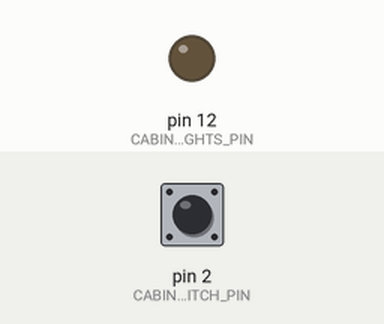
This sketch was run on a simulated Arduino Uno, built with avr-gcc and run on an emulated ATmega328P. Shown: output pins drawn as LEDs (lit = HIGH). The inputs (shaded band) are chosen by the test bench; at power-on: pin 2 (CABIN_LIGHTS_SWITCH_PIN) LOW.

Above: at 1.2 s.
1.3 s: pin 2 (CABIN_LIGHTS_SWITCH_PIN) pulled HIGH for 0.15 s
At 1.37 s:
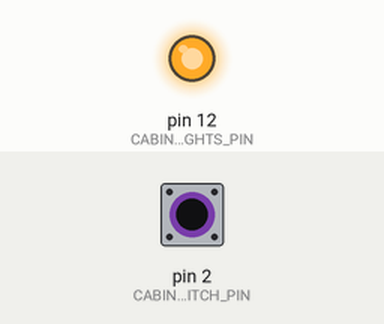
2.9 s: pin 2 (CABIN_LIGHTS_SWITCH_PIN) pulled HIGH for 3.2 s
At 6.8 s:
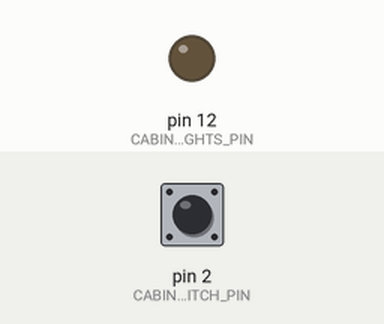
Timing chart, 0 to 8.3 s (numbered marks = the images above; inputs shaded):
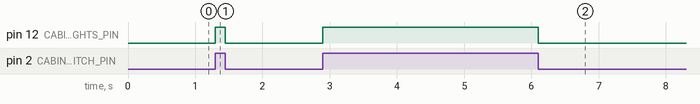

The sketch:

Day3-Controlled_Cabin_Lights.ino
```cpp
//Learning how to use a DIP(Dual In-line Package) Switch in order to be able to turn on our light ON and OFF when we want it too.

//Learning Conditional Statements Like If's, else, == comparison opperators and digitalRead()


#include "Arduino.h" //Includes information/library for the Hero Board
#define CABIN_LIGHTS_PIN 12 //Getting our power for our Lnader's Lights via PIN 12 on the board
#define CABIN_LIGHTS_SWITCH_PIN 2 // Connect our light switch to PIN 2

void setup() {
  pinMode(CABIN_LIGHTS_PIN, OUTPUT);              //Set the light control pin as an OUTPUT
  pinMode(CABIN_LIGHTS_SWITCH_PIN, INPUT);        //Since we are going to be reading from the switch to see if its ON or OFF, this pin is an INPUT

}

void loop() {
// Using If/else statements, read the switch input and check if its ON (HIGH) or OFF(LOW)

if(digitalRead(CABIN_LIGHTS_SWITCH_PIN) == HIGH){
  digitalWrite(CABIN_LIGHTS_PIN, HIGH);
}
else{
  digitalWrite(CABIN_LIGHTS_PIN, LOW);
}


}
```

Measured:
- after the input at 1.3 s, pin 12 (CABIN_LIGHTS_PIN): LOW → HIGH at once, → LOW 0.15 s later
- after the input at 2.9 s, pin 12 (CABIN_LIGHTS_PIN): LOW → HIGH at once, → LOW 3.2 s later
